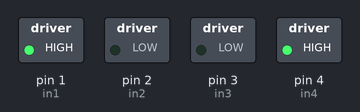
A sketch run on a simulated Arduino Uno, built with avr-gcc and run on an emulated ATmega328P. Shown: switched loads named in the sketch (green lamp = pin HIGH).

Above: at 0.1 s.
Timing chart, 0 to 1.6 s (numbered marks = the images above):
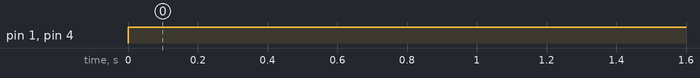

Measured:
- by itself, pin 1 (in1), pin 4 (in4): LOW → HIGH at 0.00 s

The sketch:

motor.ino
```cpp
#define in1 1
#define in2 2
#define in3 3
#define in4 4

void setup() {
  // put your setup code here, to run once:
  pinMode(in1, OUTPUT);
  pinMode(in2, OUTPUT);
  pinMode(in3, OUTPUT);
  pinMode(in4, OUTPUT);

}

void loop() {
  // put your main code here, to run repeatedly:
  digitalWrite(in1,HIGH);
  digitalWrite(in2,LOW);

  digitalWrite(in4,HIGH);
  digitalWrite(in3,LOW);
  //delay(200);
  //digitalWrite(in1,LOW);
  //digitalWrite(in2,HIGH);
  //delay(1000);

}
```

servo.ino
```cpp

```
